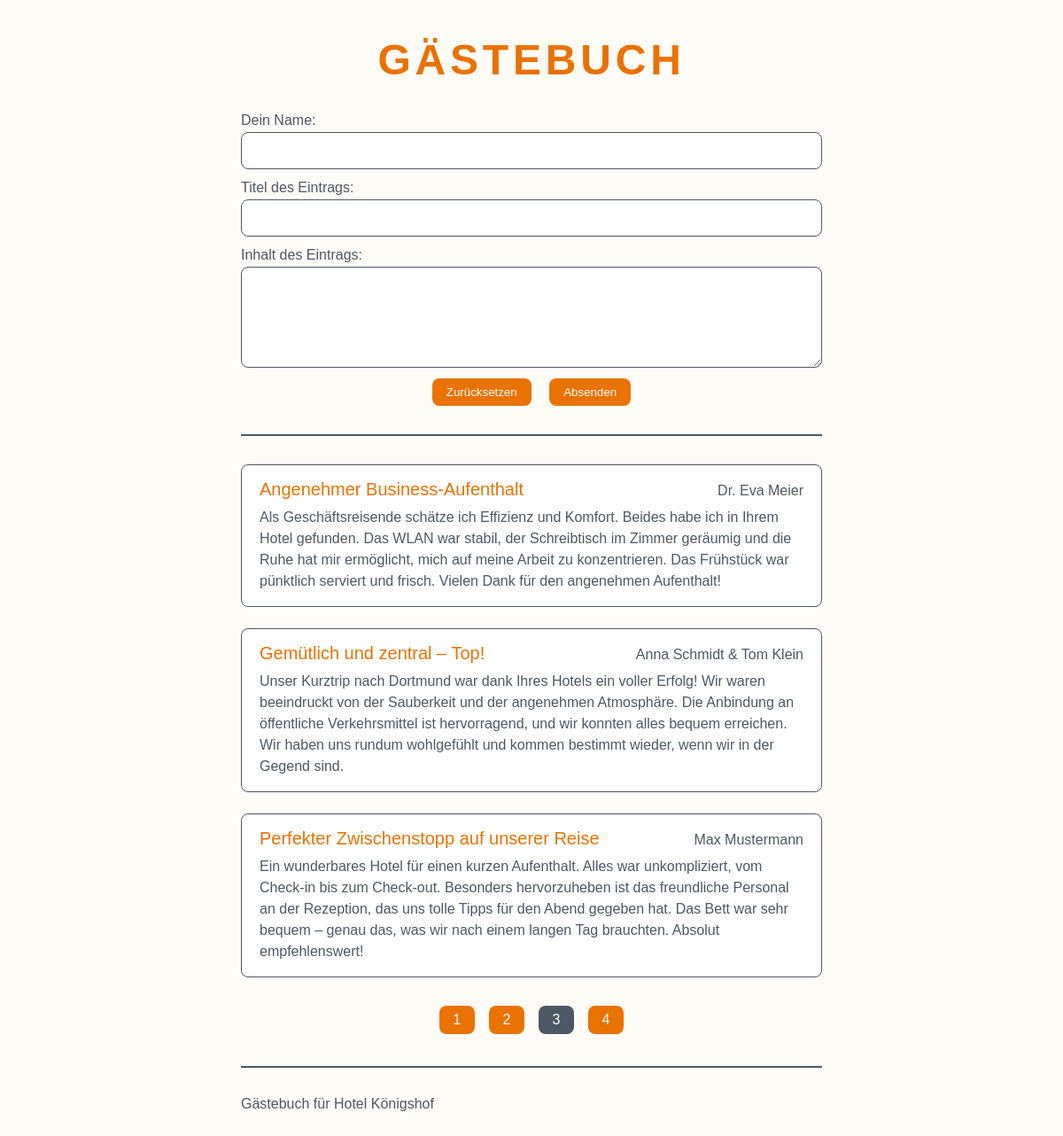
The page /index.php?page=3 on the database its author committed.
### tables this page shows
CREATE TABLE `entries` (
  `id` int(11) NOT NULL,
  `name` varchar(200) NOT NULL,
  `title` varchar(200) NOT NULL,
  `content` varchar(10000) NOT NULL
);

### index.php (called while the page is built, shortened)
<?php
require_once __DIR__ . '/inc/db-connect.php';
require_once __DIR__ . '/inc/functions.php';
$perPage = 3;
$currentPage = 1;
if (isset($_GET['page'])) {
    $currentPage = @(int) $_GET['page'];
}
$stmtCount = $pdo->prepare('SELECT COUNT(*) AS `count` FROM `entries`');
$stmtCount->execute();
$countTotal = $stmtCount->fetch(PDO::FETCH_ASSOC)['count'];
$stmt = $pdo->prepare('SELECT * FROM `entries` ORDER BY `id` DESC LIMIT :offset, :perPage');
$stmt->bindValue('perPage', $perPage, PDO::PARAM_INT);
$stmt->bindValue('offset', ($currentPage - 1) * $perPage, PDO::PARAM_INT);
$stmt->execute();
$entries = $stmt->fetchAll(PDO::FETCH_ASSOC);
require __DIR__ . '/views/index.view.php';

### inc/functions.php (called while the page is built)
<?php
function e($html)
{
    return htmlspecialchars($html, ENT_QUOTES, 'UTF-8', true);
}

### views/index.view.php (the view, shortened to what this page needs)
<!DOCTYPE html>
<html lang="de">
<head>
    <link rel="stylesheet" type="text/css" href="./styles/lib/montserrat/webfonts/Montserrat.css" />
    <link rel="stylesheet" type="text/css" href="./styles/main.css" />
</head>
<body>
    <div class="container">
        <h1 class="guestbook-heading">Gästebuch</h1>
        <form method="POST" action="submit.php">
            <label class="guestbook-entry-label" for="name">Dein Name:</label>
            <input
                required="required"
                class="guestbook-entry-input"
                type="text"
                id="name"
                name="name" />
            <label class="guestbook-entry-label" for="title">Titel des Eintrags:</label>
            <input
                required="required"
                class="guestbook-entry-input"
                type="text"
                id="title"
                name="title" />
            <label class="guestbook-entry-label" for="content">Inhalt des Eintrags:</label>
            <textarea
                required="required"
                rows="4"
                class="guestbook-entry-input"
                type="text"
                id="content"
                name="content"></textarea>
            <div class="guestbook-form-buttons">
                <input class="button" type="reset" value="Zurücksetzen">
                <input class="button" type="submit" value="Absenden">
            </div>
        </form>
        <hr class="guestbook-separator" />
        <?php foreach ($entries as $entry): ?>
            <?php
            $paragraphs = explode("\n", $entry['content']);
            $filteredParagraphs = [];
            foreach ($paragraphs as $paragraph) {
                $paragraph = trim($paragraph);
                if (strlen($paragraph) > 0) {
                    $filteredParagraphs[] = $paragraph;
                }
            }
            ?>
            <div class="guestbook-entry">
                <div class="guestbook-entry-header">
                    <h3 class="guestbook-entry-title">
                        <?php echo e($entry['title']); ?>
                    </h3>
                    <span class="guestbook-entry-author">
                        <?php echo e($entry['name']); ?>
                    </span>
                </div>
                <div class="guestbook-entry-content">
                    <?php foreach ($filteredParagraphs as $p): ?>
                        <p><?php echo e($p); ?></p>
                    <?php endforeach; ?>
                </div>
            </div>
        <?php endforeach; ?>
        <?php
        $numPages = ceil($countTotal / $perPage);
        ?>
        <?php if ($numPages > 1): ?>
            <ul class="guestbook-pagination">
                <?php for ($x = 1; $x <= $numPages; $x++): ?>
                    <li class="guestbook-pagination-li">
                        <a
                            class="guestbook-pagination-a<?php if ($x === $currentPage): ?> guestbook-pagination-active<?php endif; ?>"
                            href="index.php?<?php echo http_build_query(['page' => $x]); ?>">
                            <?php echo e($x); ?>
                        </a>
                    </li>
                <?php endfor; ?>
            </ul>
        <?php endif; ?>
        <hr class="guestbook-separator" />
        <footer class="guestbook-footer">
            <p>Gästebuch für Hotel Königshof</p>
        </footer>
    </div>
</body>
</html>

### styles/main.css (style rules this page uses)
* { box-sizing: border-box; }
html { font-family: 'Montserrat', sans-serif; }
body { background-color: #fffcf7; }
.container { max-width: 45rem; padding-left: 2rem; padding-right: 2rem; margin-left: auto; margin-right: auto; }
.guestbook-heading { color: #e97200; text-transform: uppercase; text-align: center; font-size: 3rem; margin-top: 2.5rem; margin-bottom: 2rem; letter-spacing: 0.1em; }
.guestbook-entry-label { display: block; color: #4c5866; font-size: 1rem; }
.guestbook-entry-input { -webkit-appearance: none; appearance: none; display: block; width: 100%; background-color: white; color: #4c5866; border: 0.0625rem solid #4c5866; font-family: inherit; line-height: 1.5em; font-size: 1rem; padding: 0.5rem 1rem; border-radius: 0.5rem; margin-bottom: 0.75rem; margin-top: 0.25rem; }
.guestbook-form-buttons { text-align: center; }
.button { font-family: inherit; -webkit-appearance: none; appearance: none; cursor: pointer; border: 0px solid transparent; background-color: #e97200; color: white; padding: 0.5rem 1rem; margin: 0 0.5rem; border-radius: 0.5rem; }
.guestbook-separator { -webkit-appearance: none; appearance: none; margin-top: 2rem; margin-bottom: 2rem; border: 0.03125rem solid #4c5866; }
.guestbook-entry { background-color: white; color: #4c5866; border: 0.0625rem solid #4c5866; border-radius: 0.5rem; padding: 1rem 1.25rem; margin-top: 1.5rem; margin-bottom: 1.5rem; }
.guestbook-entry-title { color: #e97200; font-weight: normal; margin-top: 0; margin-bottom: 0; font-size: 1.25rem; }
.guestbook-entry-header { display: flex; justify-content: space-between; align-items: baseline; }
.guestbook-entry-author { white-space: nowrap; max-width: 50%; overflow: hidden; text-overflow: ellipsis; text-align: right; }
.guestbook-entry-content>p { margin-top: 0.5rem; margin-bottom: 0.5rem; line-height: 1.5rem; font-size: 1rem; }
.guestbook-entry-content>p:last-child { margin-bottom: 0; }
.guestbook-pagination { margin: 1.75rem -0.5rem; padding: 0; list-style-type: none; display: flex; justify-content: center; flex-wrap: wrap; }
.guestbook-pagination-a { display: block; min-width: 2.5rem; padding: 0.25rem 0.5rem; background-color: #e97200; color: white; line-height: 1.5rem; text-decoration: none; border-radius: 0.5rem; text-align: center; margin: 0.25rem 0.5rem; }
.guestbook-pagination-active, .guestbook-pagination-active:hover { background-color: #4c5866; }
.guestbook-footer { color: #4c5866; }
.guestbook-footer { margin-bottom: 2rem; }

### rows shown on the page
entries: title "Angenehmer Business-Aufenthalt", name "Dr. Eva Meier", p "Als Geschäftsreisende schätze ich Effizienz und Komfort. Beides habe ich in Ihrem Hotel gefunden. Das WLAN war stabil, der Schreibtisch im Zimmer geräumig und die Ruhe hat mir ermöglicht, mich auf meine Arbeit zu konzentrieren. Das Frühstück war pünktlich serviert und frisch. Vielen Dank für den angenehmen Aufenthalt!"
entries: title "Gemütlich und zentral – Top!", name "Anna Schmidt & Tom Klein", p "Unser Kurztrip nach Dortmund war dank Ihres Hotels ein voller Erfolg! Wir waren beeindruckt von der Sauberkeit und der angenehmen Atmosphäre. Die Anbindung an öffentliche Verkehrsmittel ist hervorragend, und wir konnten alles bequem erreichen. Wir haben uns rundum wohlgefühlt und kommen bestimmt wieder, wenn wir in der Gegend sind."
entries: title "Perfekter Zwischenstopp auf unserer Reise", name "Max Mustermann", p "Ein wunderbares Hotel für einen kurzen Aufenthalt. Alles war unkompliziert, vom Check-in bis zum Check-out. Besonders hervorzuheben ist das freundliche Personal an der Rezeption, das uns tolle Tipps für den Abend gegeben hat. Das Bett war sehr bequem – genau das, was wir nach einem langen Tag brauchten. Absolut empfehlenswert!"
